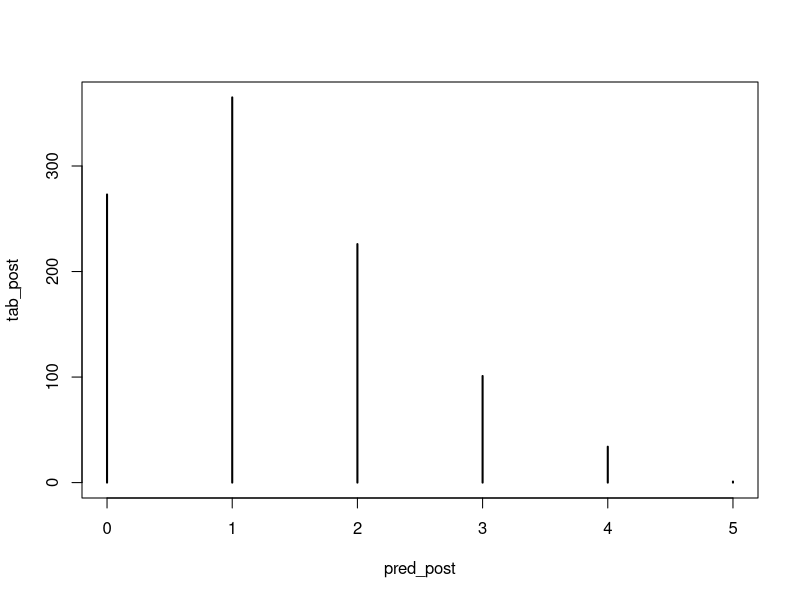

R code for this plot:
# Globe tossing draws
# Homework A02: Posterior predictive simulation

# helper function to flip a biased coin
flip_coin <- function(n, p) {
  sample(c("W", "L"), size = n, replace = TRUE, prob = c(p, 1 - p))
}

# constants
n_draws <- 1000
predictions <-5

sides_water <- 3
sides_land <- 11

p_draws <- rbeta(n_draws, sides_water + 1, sides_land + 1)
pred_post <- sapply(p_draws, function(p) sum(flip_coin(n = predictions, p = p) == "W"))

tab_post <- table(pred_post)
plot(tab_post)
